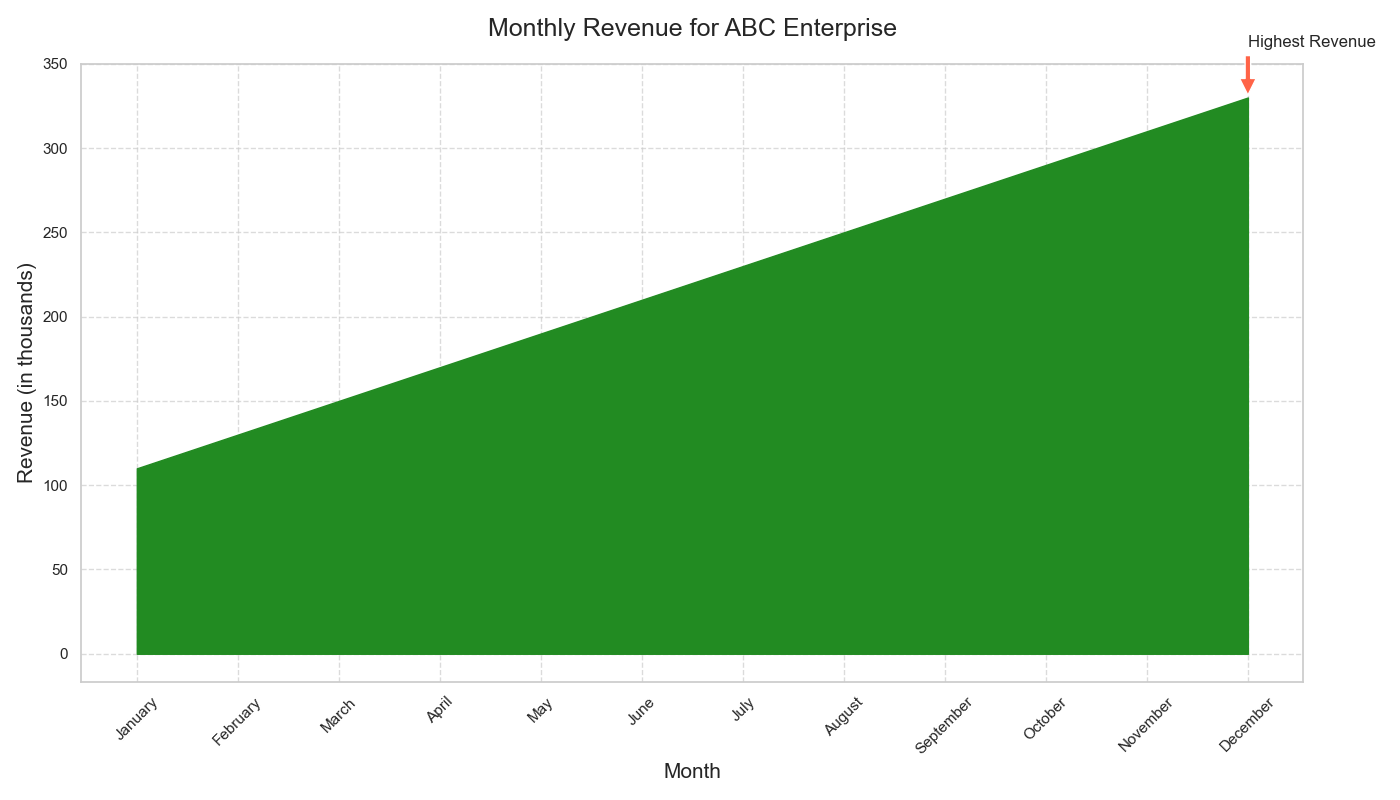

Reproduce this figure in Python.

import matplotlib.pyplot as plt

# Data for the area chart
months = ['January', 'February', 'March', 'April', 'May', 'June', 
          'July', 'August', 'September', 'October', 'November', 'December']
revenue = [110, 130, 150, 170, 190, 210, 230, 250, 270, 290, 310, 330]

# Create the area chart
plt.figure(figsize=(14, 8))
plt.fill_between(months, revenue, color='#228B22')

# Adding a title and labels
plt.title('Monthly Revenue for ABC Enterprise', fontsize=18, pad=20)
plt.xlabel('Month', fontsize=15)
plt.ylabel('Revenue (in thousands)', fontsize=15)

# Annotate the highest revenue
highest_revenue_idx = revenue.index(max(revenue))
plt.annotate('Highest Revenue', xy=(months[highest_revenue_idx], revenue[highest_revenue_idx]), 
             xytext=(months[highest_revenue_idx], revenue[highest_revenue_idx]+30),
             arrowprops=dict(facecolor='#FF6347', shrink=0.05))

# Customize ticks and grid
plt.xticks(rotation=45)
plt.yticks(range(0, max(revenue)+50, 50))
plt.grid(True, linestyle='--', alpha=0.7)

# Display the chart
plt.tight_layout()
plt.show()
